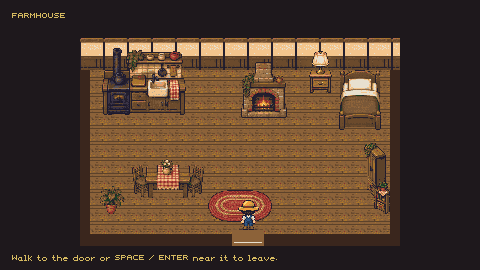
#> input picture implementation/house-polish/fire-fix/flame_00.png, 480 x 270 px; its folder holds only this picture in this run
$ python encode_playback.py
#> lines starting #> are read from the running program, lines starting #| are printed output that depends on the picture
"""Encode unmodified native gameplay captures; shared palette prevents flicker."""
from pathlib import Path
from PIL import Image

FOLDER = Path(__file__).resolve().parent
frames = [Image.open(path).convert('RGB') for path in sorted(FOLDER.glob('flame_*.png'))]
#> frames = 1 item
palette = frames[0].quantize(colors=256)
encoded = [frame.quantize(palette=palette, dither=Image.Dither.NONE) for frame in frames]
#> encoded = 1 item
encoded[0].save(FOLDER / 'hearth-playback.gif', save_all=True,
                append_images=encoded[1:], duration=125, loop=0, optimize=False)
sheet = Image.new('RGB', (192, 256), (30, 24, 28))
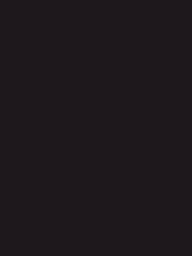
#> sheet: PIL image 192x256 RGB; mean R, G, B 30, 24, 28
for index, frame in enumerate(frames[::3][:4]):
    crop = frame.crop((240, 54, 288, 118)).resize((96, 128), Image.Resampling.NEAREST)
    sheet.paste(crop, ((index % 2) * 96, (index // 2) * 128))
#> this loop made 1 pass
#> pass 1, `crop = frame.crop((240, 54, 288, 118)).resize((96, 128), Image.Resampl..`:
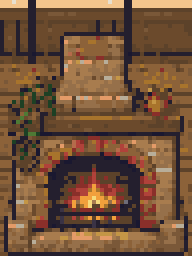
#> crop: PIL image 96x128 RGB (shown 2 times larger); mean R, G, B 114.8, 81.5, 55.8
#> after the loop:
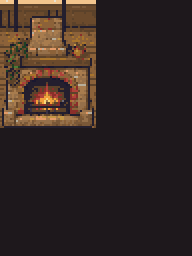
#> sheet: PIL image 192x256 RGB; mean R, G, B 51.2, 38.4, 35
sheet.save(FOLDER / 'motion-review.png')
print(f'{len(frames)} native frames encoded at 8fps')
#| 1 native frames encoded at 8fps
